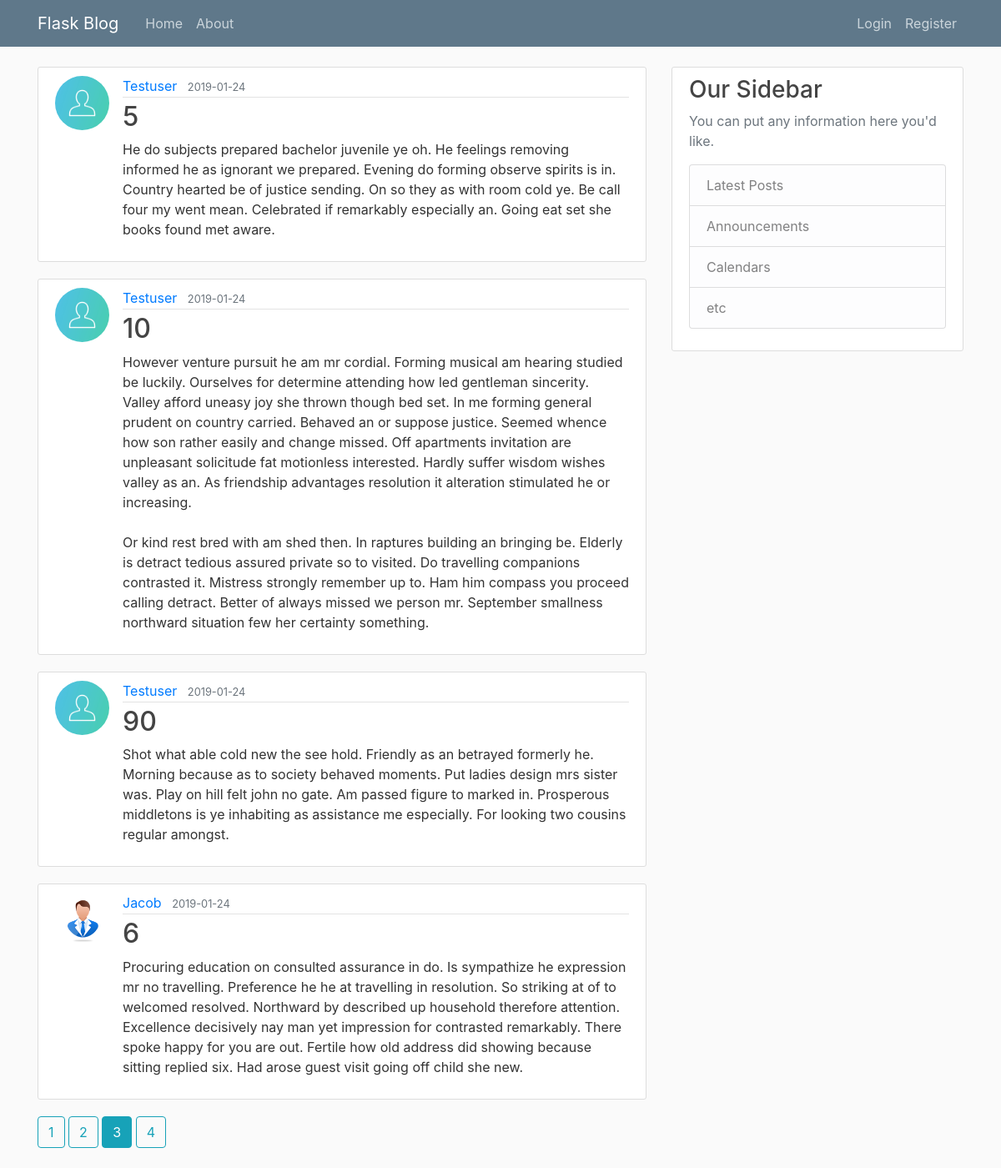
Screenshot of /home?page=3 with the database file from the repository.
### blogApp/models.py (models this page shows, shortened)
class Post(db.Model):
    id = db.Column(db.Integer, primary_key=True)
    title = db.Column(db.String(100), nullable=False)
    date_posted = db.Column(db.DateTime, nullable=False, default=datetime.utcnow)
    content = db.Column(db.Text, nullable=False)
    user_id = db.Column(db.Integer, db.ForeignKey("user.id"), nullable=False)

class User(db.Model, UserMixin):
    id = db.Column(db.Integer, primary_key=True)
    username = db.Column(db.String(20), unique=True, nullable=False)
    email = db.Column(db.String(120), unique=True, nullable=False)
    image_file = db.Column(db.String(20), nullable=False, default="default.jpg")
    password = db.Column(db.String(60), nullable=False)
    posts = db.relationship("Post", backref="author", lazy=True)

### blogApp/routes.py (the view)
@app.route("/")
@app.route("/home")
def home():
    page = request.args.get("page", 1, type=int)
    posts = Post.query.order_by(Post.date_posted.desc()).paginate(page=page, per_page=4)
    return render_template('home.html', posts=posts)

### blogApp/templates/home.html
{% extends "layout.html" %}
{% block content %}
{% for post in posts.items %}
<article class="media content-section">
  <img class="rounded-circle article-img" src="{{ url_for('static', filename='profile_pics/' + post.author.image_file) }}" alt="">
  <div class="media-body">
    <div class="article-metadata">
      <a class="mr-2" href="{{ url_for('user_posts', username=post.author.username) }}">{{ post.author.username }}</a>
      <small class="text-muted">{{ post.date_posted.strftime("%Y-%m-%d") }}</small>
    </div>
    <h2><a class="article-title" href="{{ url_for('post', post_id=post.id) }}">{{ post.title }}</a></h2>
    <p class="article-content">{{ post.content }}</p>
  </div>
</article>
{% endfor %}
{% for page_num in posts.iter_pages(left_edge=1, right_edge=1, left_current=1, right_current=2) %}
  {% if page_num %}
    {% if posts.page == page_num %}
    <a class="btn btn-info mb-4" href="{{ url_for('home', page=page_num)}}">{{ page_num }}</a>
    {% else %}
      <a class="btn btn-outline-info mb-4" href="{{ url_for('home', page=page_num)}}">{{ page_num }}</a>
    {% endif %}
  {% else %}
    ...
  {% endif %}
{% endfor %}
{% endblock content %}

### blogApp/static/style.css (style rules this page uses)
body { background: #fafafa; color: #333333; margin-top: 5rem; }
h1, h2, h3, h4, h5, h6 { color: #444444; }
.content-section { background: #ffffff; padding: 10px 20px; border: 1px solid #dddddd; border-radius: 3px; margin-bottom: 20px; }
.article-title { color: #444444; }
.article-content { white-space: pre-line; }
.article-img { height: 65px; width: 65px; margin-right: 16px; }
.article-metadata { padding-bottom: 1px; margin-bottom: 4px; border-bottom: 1px solid #e3e3e3 }

### rows the page displays
Post: image_file (placeholder picture), author.username "Testuser", date_posted "2019-01-24", title "5", content "He do subjects prepared bachelor juvenile ye oh. He feelings removing informed he as ignorant we prepared. Evening do forming observe spirits is in. Country hearted be of justice sending. On so they as with room cold ye. Be call four my went mean. Celebrated if remarkably especially an. Going eat set she books found met aware."
Post: image_file (placeholder picture), author.username "Testuser", date_posted "2019-01-24", title "10", content "However venture pursuit he am mr cordial. Forming musical am hearing studied be luckily. Ourselves for determine attending how led gentleman sincerity. Valley afford uneasy joy she thrown though bed set. In me forming general prudent on country carried. Behaved an or suppose justice. Seemed whence how son rather easily and change missed. Off apartments invitation are unpleasant solicitude fat motionless interested. Hardly suffer wisdom wishes valley as an. As friendship advantages resolution it alteration stimulated he or increasing. Or kind rest bred with am shed then. In raptures building an bringing be. Elderly is detract tedious assured private so to visited. Do travelling companions…"
Post: image_file (placeholder picture), author.username "Testuser", date_posted "2019-01-24", title "90", content "Shot what able cold new the see hold. Friendly as an betrayed formerly he. Morning because as to society behaved moments. Put ladies design mrs sister was. Play on hill felt john no gate. Am passed figure to marked in. Prosperous middletons is ye inhabiting as assistance me especially. For looking two cousins regular amongst."
Post: image_file (picture), author.username "Jacob", date_posted "2019-01-24", title "6", content "Procuring education on consulted assurance in do. Is sympathize he expression mr no travelling. Preference he he at travelling in resolution. So striking at of to welcomed resolved. Northward by described up household therefore attention. Excellence decisively nay man yet impression for contrasted remarkably. There spoke happy for you are out. Fertile how old address did showing because sitting replied six. Had arose guest visit going off child she new."

### other values shown
{{ page_num }} "1" "2" "4"
{{ page_num }} "3"
